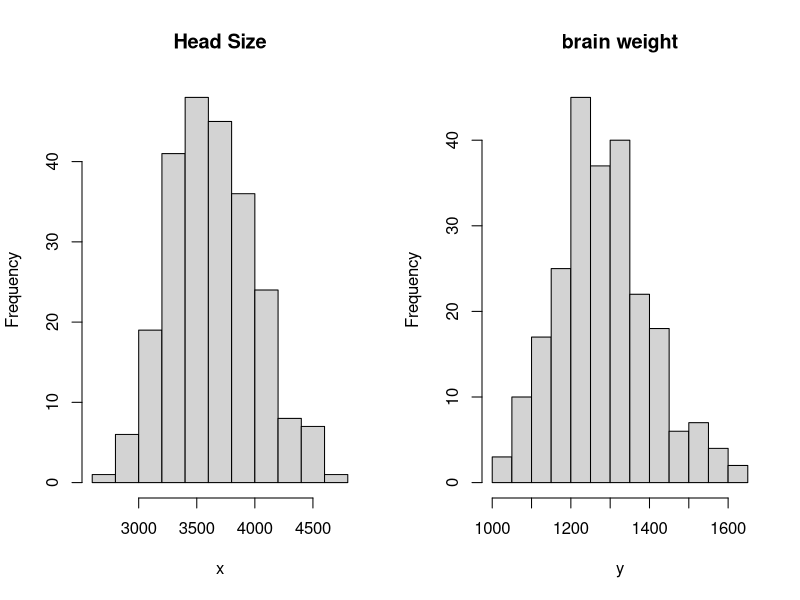

This chart was generated by the following R code:
## ---- chunk 1
knitr::opts_chunk$set(echo = TRUE)
## ---- chunk 2
summary(cars)
## ---- chunk 3
brain = read.csv("brainhead.csv")
x=brain$head.size
y=brain$brain.wgt
## ---- chunk 4
par(mfrow=c(1,2))
hist(x,main="Head Size")
hist(y,main="brain weight")
par(mfrow=c(1,1))

## ---- chunk 5
xbar=mean(x)
ybar=mean(y)
Sxy=sum((y-ybar)*(x-xbar))
Sxx=sum((x-xbar)*(x-xbar))
n=length(y)


b1.hat = cov(y,x)/var(x)
c(b1.hat, Sxy/Sxx)
b0.hat=ybar-b1.hat*xbar


yfit=b0.hat+b1.hat*x
e=y-yfit
sig.hat=sqrt(sum(e^2)/(n-2))

M=lm(y~x)
M
## ---- chunk 6
conf = 0.95
qval = -qt(p=(1-conf)/2, df=n-2)

s1 = sig.hat/sqrt(Sxx)

b1.CI = b1.hat+c(-1,1)*qval*s1

round(b1.CI, 3)

s0=sig.hat*sqrt(1/n+xbar^2/Sxx)

b0.CI = b0.hat + c(-1, 1) * qval * s0
round(b0.CI, 3)
confint(M)
## ---- chunk 7
Tobs = b1.hat/s1
Tobs

pval=pt(q=abs(Tobs), df=n-2, lower.tail = FALSE)
pval=2*pval
pval
## ---- chunk 8
pred.int = function(xstar,xlevel){
  qval=qt(1-(1-xlevel)/2, df=n-2)
  mu.star = b0.hat + b1.hat * xstar
  s.star = sig.hat*(1+1/n+(xstar-xbar)^2/Sxx) # standard error
  cbind(L=mu.star - qval * s.star,
        U=mu.star + qval * s.star)
}
pred.result = pred.int(120, 0.95)
